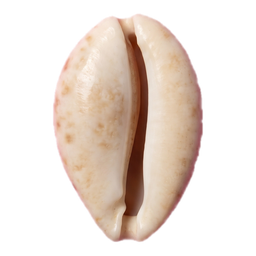
#> input picture img/cowrie-up.png, 256 x 256 px
$ python -i process-art.py   (imports and definitions only)
#> lines starting #> are read from the running program, lines starting #| are printed output that depends on the picture; after the words box and inside, x2 and y2 are one past the last pixel; in counts of white or black regions, pixels touching at a corner belong together
#> further down, picture is the input picture: PIL image 256x256 RGBA; mean R, G, B, A 82, 69.4, 61.1, 99.8
#!/usr/bin/env python3
"""Turn the generated artwork into game-ready assets.

The source images come out of an image model, which means three things need
undoing before they can be used:

  * they carry a watermark near an edge, so the outer band is cropped away
  * they have no alpha channel, so the flat magenta backdrop is keyed out
  * they occasionally include a stray extra object, so only the largest
    connected shape is kept

Textures are handled differently: they fill their frame deliberately, so a
clean region is cut from the middle and mirrored into something that tiles.

    python3 tools/process-art.py "~/Downloads/CHOWKA-BHARA IMAGES"

Writes into img/. Re-runnable; it never modifies the sources.
"""

import colorsys
import pathlib
import sys
from PIL import Image, ImageFilter

OUT = pathlib.Path(__file__).parent.parent / "img"

# name in the source folder -> name we ship
KEYED = {
    "Cowrie Up.png":    "cowrie-up.png",
    "Cowrie Down.png":  "cowrie-down.png",
    "Token Red.png":    "token-red.png",
    "Token Blue.png":   "token-blue.png",
    "Token Yellow.png": "token-yellow.png",
    "Token Green.png":  "token-green.png",
    "Safe Marker.png":  "safe-marker.png",
}
# Textures carry no transparency, so they ship as JPEG — a fifth of the weight
# of PNG for the same look, and these are quiet backgrounds where compression
# artefacts have nothing to cling to.
TEXTURES = {
    # source: (output, size, tile seamlessly?)
    "Board Tile.png":   ("board-tile.jpg", 512, True),
    "Mat Texture.png":  ("mat-texture.jpg", 512, True),
    "Center Home.png":  ("centre-home.jpg", 512, False),
}

CROP = 0.08          # fraction trimmed from every edge, to lose the watermark
SIZE = 256           # exported size; pieces render around 50px, so this is
                     # already generous even on a retina screen
MARGIN = 0.06        # breathing room left around a subject


def is_magenta(r, g, b):
    """The backdrop, allowing for the model rendering it as a soft pink."""
    h, s, v = colorsys.rgb_to_hsv(r / 255, g / 255, b / 255)
    return 0.74 < h < 0.96 and s > 0.22 and v > 0.28


def near_edge(px, x, y, w, h):
    """Is this pixel next to the backdrop? Those are the ones that blend with
    it and pick up the worst of the colour cast."""
    for dx, dy in ((2, 0), (-2, 0), (0, 2), (0, -2)):
        nx, ny = x + dx, y + dy
        if 0 <= nx < w and 0 <= ny < h and is_magenta(*px[nx, ny]):
            return True
    return False


def key_out_background(im):
    """Alpha from the magenta backdrop, with the colour fringe pulled off the
    edges so the subject does not keep a pink halo."""
    im = im.convert("RGB")
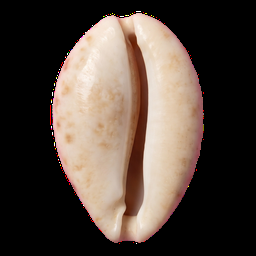
#> im: PIL image 256x256 RGB; mean R, G, B 82, 69.4, 61.1
    w, h = im.size
#> w = 256; h = 256
    px = im.load()
    alpha = Image.new("L", (w, h), 255)
#> alpha: PIL image 256x256 L; every value is 255
    ap = alpha.load()

    for y in range(h):
        for x in range(w):
            r, g, b = px[x, y]
            if is_magenta(r, g, b):
                ap[x, y] = 0
            else:
                # Despill: magenta is red plus blue, so a pixel whose green sits
                # below both is carrying some backdrop. Edge pixels are part
                # backdrop by definition, so correct them hardest — that is
                # where a pink halo would otherwise show.
                if b > g and r > g:
                    spill = min(r, b) - g
                    if spill > 4:
                        edge = 1.0 if near_edge(px, x, y, w, h) else 0.45
                        cut = int(spill * 0.75 * edge)
                        px[x, y] = (max(0, r - cut), g, max(0, b - cut))

    # Pixels right on the boundary are part subject, part backdrop, and no
    # amount of colour correction saves them — they read as a pink rim. Pulling
    # the edge in by a pixel removes them outright. MinFilter(3) is deliberately
    # gentle: a heavier erosion would eat thin shapes like the safe marker's
    # outline.
    alpha = alpha.filter(ImageFilter.MinFilter(3))
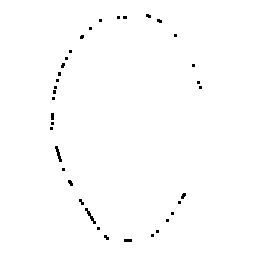
#> alpha: PIL image 256x256 L; 99.2% white; black in thin lines or dots, all inside (x1, y1, x2, y2) = (50, 14, 202, 242)

    out = im.convert("RGBA")
    out.putalpha(alpha.filter(ImageFilter.GaussianBlur(1.0)))
    return out


# [125 lines left out: functions largest_shape_only, square_around_subject, seamless, main, not called in this run]


# [2 lines not run here, left out]

>>> from PIL import Image
>>> picture = Image.open('../img/cowrie-up.png')
>>> result = key_out_background(picture)
